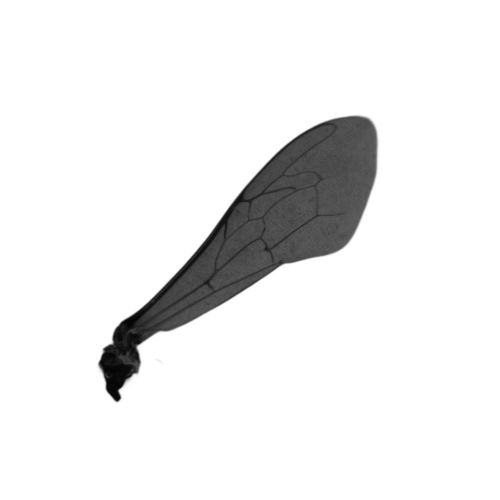
#> input picture wing_image_for_ML_gray/AR0110.jpg, 1000 x 1000 px (shown at 1/2 size); its folder holds 4 pictures in this run
$ python resize.py   (older library calls are emulated)
#> lines starting #> are read from the running program, lines starting #| are printed output that depends on the picture
import os
from PIL import Image

# 定義要調整的大小
target_size = (200, 200)

# 輸入和輸出資料夾路徑
input_folder = './wing_image_for_ML_gray'
output_folder = './wing_image_resized'

# 建立輸出資料夾
os.makedirs(output_folder, exist_ok=True)

# 取得輸入資料夾下所有圖片的檔案路徑
image_files = os.listdir(input_folder)

for img_file in image_files:
    # 讀取圖片
    img_path = os.path.join(input_folder, img_file)
    image = Image.open(img_path)
#> image is the input picture: PIL image 1000x1000 RGB; min 1, max 255, mean 236.7

    # 調整大小並儲存
    resized_image = image.resize(target_size, Image.ANTIALIAS)
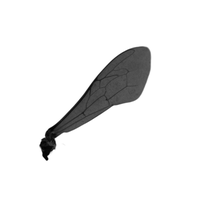
#> resized_image: PIL image 200x200 RGB; min 0, max 255, mean 236.6
    output_path = os.path.join(output_folder, img_file)
    resized_image.save(output_path)
#> pass 2 of the loop `for img_file in image_files:`:
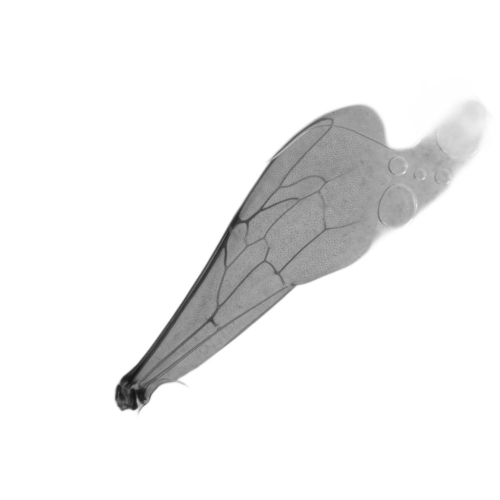
#> input picture wing_image_for_ML_gray/AR0311.jpg, 1000 x 1000 px (shown at 1/2 size)
#> image is the input picture: PIL image 1000x1000 RGB; min 16, max 255, mean 239.2
#> `resized_image = image.resize(target_size, Image.ANTIALIAS)`:
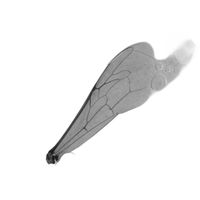
#> resized_image: PIL image 200x200 RGB; min 20, max 255, mean 239.2
#> pass 3 of the loop `for img_file in image_files:`:
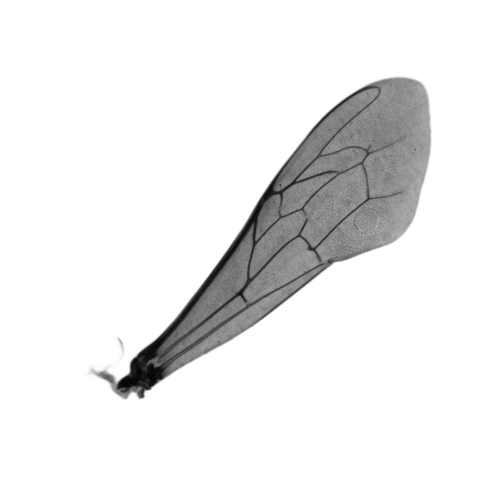
#> input picture wing_image_for_ML_gray/AR0315.jpg, 1000 x 1000 px (shown at 1/2 size)
#> image is the input picture: PIL image 1000x1000 RGB; min 2, max 255, mean 236.3
#> `resized_image = image.resize(target_size, Image.ANTIALIAS)`:
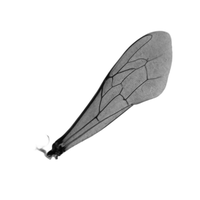
#> resized_image: PIL image 200x200 RGB; min 2, max 255, mean 236.2
#> the loop made 4 passes; the first 3 are shown

print("圖片調整大小並儲存完成！")
